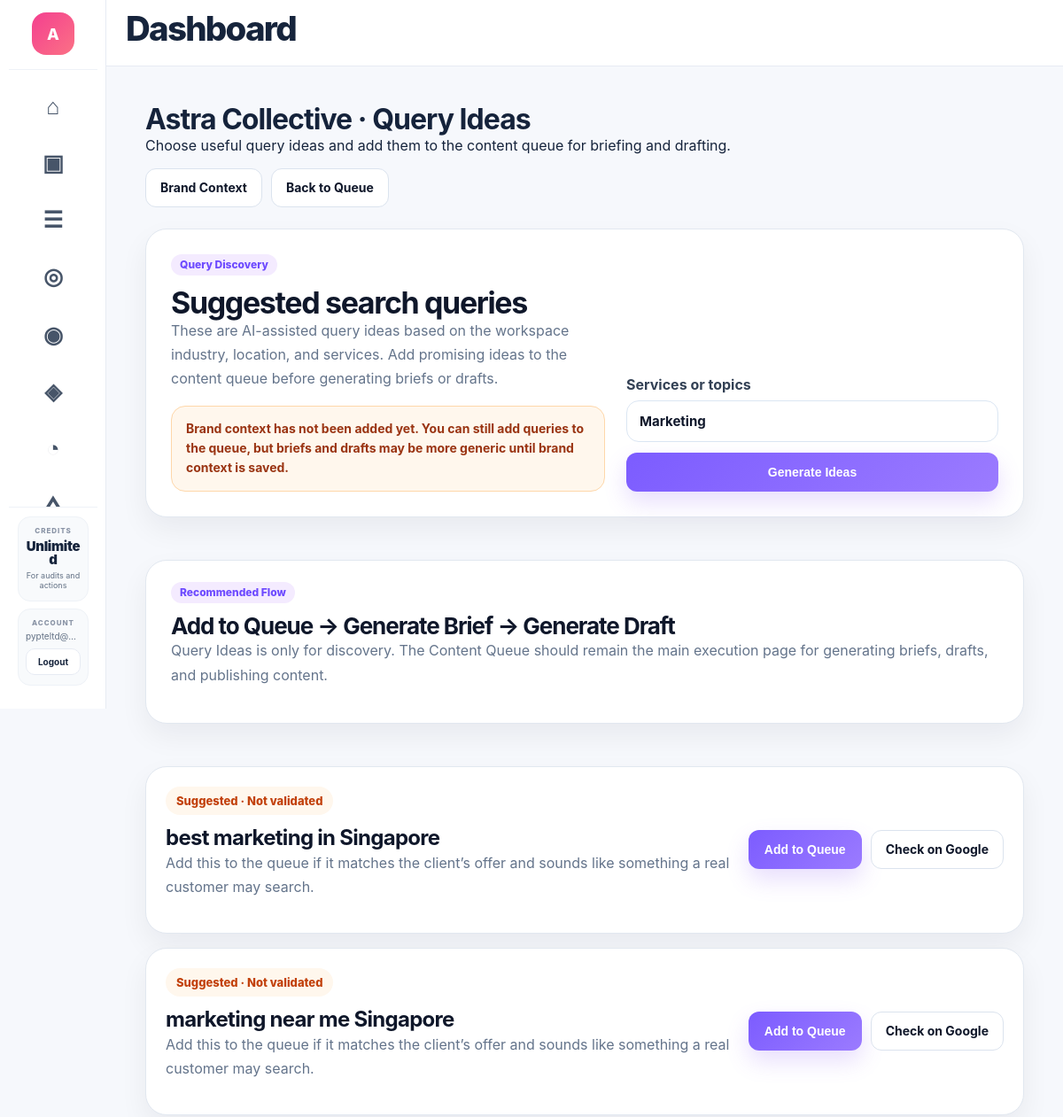
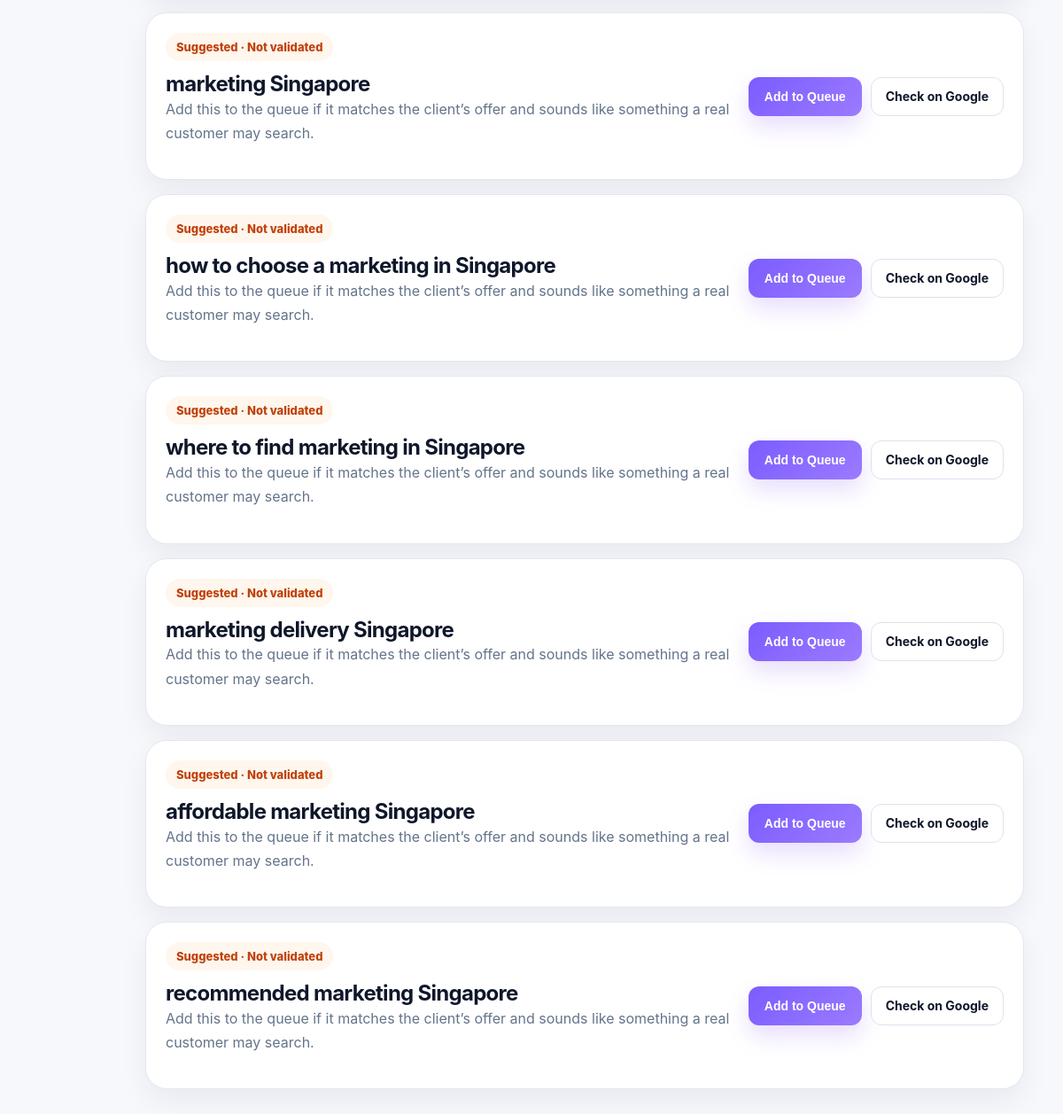
The page /client/1/query-ideas (signed in) on the database its author committed (2 pictures, top to bottom).
### app.py (models this page shows)
class User(UserMixin, db.Model):
    __tablename__ = "users"
    id = db.Column(db.Integer, primary_key=True)
    email = db.Column(db.String(255), unique=True, nullable=False)
    password_hash = db.Column(db.String(255), nullable=False)
    name = db.Column(db.String(255), nullable=False)
    referral_code = db.Column(db.String(50), unique=True, nullable=True)
    referred_by_user_id = db.Column(db.Integer, db.ForeignKey("users.id"), nullable=True)
    created_at = db.Column(db.DateTime, default=datetime.utcnow)
    role = db.Column(db.String(50), default="user")
    plan = db.Column(db.String(50), default="free")
    is_white_label_enabled = db.Column(db.Boolean, default=False)
    agency_name = db.Column(db.String(255), nullable=True)
    wallet = db.relationship(
        "Wallet",
        backref="user",
        uselist=False,
        cascade="all, delete-orphan",
    )
    clients = db.relationship(
        "Client",
        backref="user",
        lazy=True,
        cascade="all, delete-orphan",
    )

class Client(db.Model):
    __tablename__ = "clients"
    id = db.Column(db.Integer, primary_key=True)
    slug = db.Column(db.String(255), nullable=False, index=True)
    user_id = db.Column(db.Integer, db.ForeignKey("users.id"), nullable=False, index=True)
    name = db.Column(db.String(255), nullable=False)
    website = db.Column(db.String(500), nullable=False)
    website_normalized = db.Column(db.String(500), nullable=False, index=True)
    industry = db.Column(db.String(255), nullable=True)
    location = db.Column(db.String(255), nullable=True)
    owner_type = db.Column(db.String(100), nullable=False, default="company")
    notes = db.Column(db.Text, nullable=True)
    logo_filename = db.Column(db.String(255), nullable=True)
    created_at = db.Column(db.DateTime, default=datetime.utcnow, nullable=False)
    updated_at = db.Column(db.DateTime, default=datetime.utcnow, onupdate=datetime.utcnow, nullable=False)
    __table_args__ = (
        db.UniqueConstraint("user_id", "slug", name="uq_clients_user_slug"),
    )

### app.py (the view)
@app.route("/client/<client_id>/query-ideas")
@login_required
def client_query_ideas(client_id):
    client = get_client_by_id(client_id)
    if not client:
        abort(404)
    service_text = request.args.get("services", "").strip()
    services = [
        s.strip()
        for s in service_text.split(",")
        if s.strip()
    ]
    if not services:
        services = [
            client.get("industry", "")
        ]
    query_ideas = generate_query_ideas(
        industry=client.get("industry", ""),
        location=client.get("location", ""),
        services=services,
    )
    return render_template(
        "query_ideas.html",
        client=client,
        query_ideas=query_ideas,
        services=", ".join(services),
    )

### templates/query_ideas.html (shortened to what this page needs)
{% extends "base.html" %}
{% block content %}
{% set client_route_id = client.id if client.id is defined else client.get('id') %}
{% set client_name = client.name if client.name is defined else client.get('name', 'Workspace') %}
{% set has_brand_context = client.get('notes') if client.get is defined else false %}
<div class="page-shell">
    <div class="page-header">
        <div>
            <h1>{{ client_name }} · Query Ideas</h1>
            <p>Choose useful query ideas and add them to the content queue for briefing and drafting.</p>
        </div>
        <div class="page-header-actions">
            <a href="{{ url_for('client_brand_context', client_id=client_route_id) }}" class="btn btn-secondary">
                Brand Context
            </a>
            <a href="{{ url_for('content_queue_page', client_id=client_route_id) }}" class="btn btn-secondary">
                Back to Queue
            </a>
        </div>
    </div>
    <section class="query-ideas-hero">
        <div>
            <span class="section-kicker">Query Discovery</span>
            <h2>Suggested search queries</h2>
            <p>
                These are AI-assisted query ideas based on the workspace industry, location, and services.
                Add promising ideas to the content queue before generating briefs or drafts.
            </p>
            {% if not has_brand_context %}
            <div class="query-warning-box">
                Brand context has not been added yet. You can still add queries to the queue, but briefs and drafts may be more generic until brand context is saved.
            </div>
            {% endif %}
        </div>
        <form method="GET" action="{{ url_for('client_query_ideas', client_id=client_route_id) }}" class="query-service-form">
            <label>
                Services or topics
                <input type="text" name="services" value="{{ services }}" placeholder="birthday cake, custom cake, bakery delivery">
            </label>
            <button type="submit" class="btn btn-primary">
                Generate Ideas
            </button>
        </form>
    </section>
    <section class="query-flow-note">
        <div>
            <span class="section-kicker">Recommended Flow</span>
            <h2>Add to Queue → Generate Brief → Generate Draft</h2>
            <p>
                Query Ideas is only for discovery. The Content Queue should remain the main execution page
                for generating briefs, drafts, and publishing content.
            </p>
        </div>
    </section>
    <section class="query-ideas-grid">
        {% for query in query_ideas %}
        <article class="query-idea-card">
            <div>
                <span class="query-status-pill">Suggested · Not validated</span>
                <h3>{{ query }}</h3>
                <p>
                    Add this to the queue if it matches the client’s offer and sounds like something a real customer may search.
                </p>
            </div>
            <div class="query-card-actions">
                <form method="POST" action="{{ url_for('add_query_idea_to_queue', client_id=client_route_id) }}">
                    <button type="submit" class="btn btn-primary">
                        Add to Queue
                    </button>
                </form>
                <a href="https://www.google.com/search?q={{ query|urlencode }}" target="_blank" rel="noopener noreferrer" class="btn btn-secondary">
                    Check on Google
                </a>
            </div>
        </article>
        {% endfor %}
    </section>
</div>
{% endblock %}

### templates/base.html (shortened to what this page needs)
<!DOCTYPE html>
<html lang="en">
<head>
    <link rel="stylesheet" href="{{ url_for('static', filename='styles-v2.1.css') }}">
</head>
<body class="{% block body_class %}{% endblock %}">
    {% set current_endpoint = request.endpoint or '' %}
    {% set sidebar_client = focused_client if focused_client is defined and focused_client else none %}
    <div class="app-shell">
        <aside class="app-sidebar" id="appSidebar" aria-hidden="true">
            <div class="sidebar-inner">
                <div class="sidebar-brand">
                    <a href="{{ url_for('index') }}" class="brand-link" aria-label="DarInsights dashboard">
                        <div class="brand-mark">
                            {% if current_user.is_authenticated %}
                                {{ (current_user.name or current_user.email or "D")[0]|upper }}
                            {% else %}
                                D
                            {% endif %}
                        </div>
                    </a>
                </div>
                <nav class="sidebar-nav" aria-label="Main navigation">
                    <div class="nav-group">
                        <a href="{{ url_for('index') }}"
                           class="nav-item {% if current_endpoint in ['index', 'dashboard'] %}active{% endif %}"
                           aria-label="Dashboard"
                           data-label="Dashboard">
                            <span class="nav-icon">⌂</span>
                        </a>
                        <a href="{{ url_for('clients_page') }}"
                           class="nav-item {% if current_endpoint in ['clients_page', 'client_detail', 'edit_client', 'create_client'] %}active{% endif %}"
                           aria-label="All Workspaces"
                           data-label="All Workspaces">
                            <span class="nav-icon">▣</span>
                        </a>
                        <a href="{{ url_for('content_queue_page') }}"
                           class="nav-item {% if current_endpoint in ['content_queue_page', 'content_queue', 'view_queue_brief', 'generate_client_content_brief', 'generate_client_content_draft'] %}active{% endif %}"
                           aria-label="Content Queue"
                           data-label="Content Queue">
                            <span class="nav-icon">☰</span>
                        </a>
                        <a href="{{ url_for('position_tracking_page') }}"
                           class="nav-item {% if current_endpoint == 'position_tracking_page' %}active{% endif %}"
                           aria-label="Tracked Prompts"
                           data-label="Tracked Prompts">
                            <span class="nav-icon">◎</span>
                        </a>
                    </div>
                    {% if sidebar_client %}
                    <div class="nav-group">
                        <a href="{{ url_for('client_detail', client_id=sidebar_client.id) }}"
                           class="nav-item {% if current_endpoint == 'client_detail' %}active{% endif %}"
                           aria-label="Workspace Overview"
                           data-label="Overview">
                            <span class="nav-icon">◉</span>
                        </a>
                        <a href="{{ url_for('run_client_audit', client_id=sidebar_client.id) }}"
                           class="nav-item {% if current_endpoint in ['run_client_audit', 'new_audit', 'start_audit'] %}active{% endif %}"
                           aria-label="Run Audit"
                           data-label="Run Audit">
                            <span class="nav-icon">◈</span>
                        </a>
                        <a href="{{ url_for('client_visibility_page', client_id=sidebar_client.id) }}"
                           class="nav-item {% if current_endpoint == 'client_visibility_page' %}active{% endif %}"
                           aria-label="Visibility"
                           data-label="Visibility">
                            <span class="nav-icon">◔</span>
                        </a>
                        <a href="{{ url_for('client_competitors_page', client_id=sidebar_client.id) }}"
                           class="nav-item {% if current_endpoint in ['client_competitors_page', 'competitor_page'] %}active{% endif %}"
                           aria-label="Competitors"
                           data-label="Competitors">
                            <span class="nav-icon">△</span>
                        </a>
                    </div>
                    {% endif %}
                </nav>
                <div class="sidebar-footer">
                    <div class="sidebar-footer-panel sidebar-credits-panel">
                        <div class="sidebar-footer-head">
                            <span class="sidebar-footer-kicker">Credits</span>
                        </div>
                        <div class="sidebar-credits-value">
                            {% if current_user.is_authenticated and current_user.plan == 'dev_unlimited' %}
                                Unlimited
                            {% elif current_user.is_authenticated and current_user.wallet %}
                                {{ current_user.wallet.balance }}
                            {% else %}
                                0
                            {% endif %}
                        </div>
                        <div class="sidebar-credits-meta">
                            For audits and actions
                        </div>
                    </div>
                    <div class="sidebar-footer-panel">
                        <div class="sidebar-footer-head">
                            <span class="sidebar-footer-kicker">Account</span>
                        </div>
                        <div class="sidebar-account-email">
                            {{ current_user.email if current_user.is_authenticated else 'Guest' }}
                        </div>
                        {% if current_user.is_authenticated %}
                            <a href="{{ url_for('logout') }}" class="sidebar-logout-btn">Logout</a>
                        {% else %}
                            <a href="{{ url_for('login') }}" class="sidebar-logout-btn">Login</a>
                        {% endif %}
                    </div>
                </div>
            </div>
        </aside>
        <div class="app-main">
            <header class="app-topbar">
                <div class="topbar-left">
                    <div class="topbar-heading">
                        {% block page_header %}
                            <h1>{% block page_title %}Dashboard{% endblock %}</h1>
                        {% endblock %}
                    </div>
                </div>
            </header>
            <main class="app-content">
                {% block content %}{% endblock %}
            </main>
        </div>
    </div>
</body>
</html>

### rows shown on the page
User: name "A", email "pypteltd@…"
Client: name "Astra Collective", services "Marketing"

### other values the page prints
{{ query }} "best marketing in Singapore" "marketing near me Singapore" "marketing Singapore" "how to choose a marketing in Singapore" "where to find marketing in Singapore" "marketing delivery Singapore" "affordable marketing Singapore" "recommended marketing Singapore"
